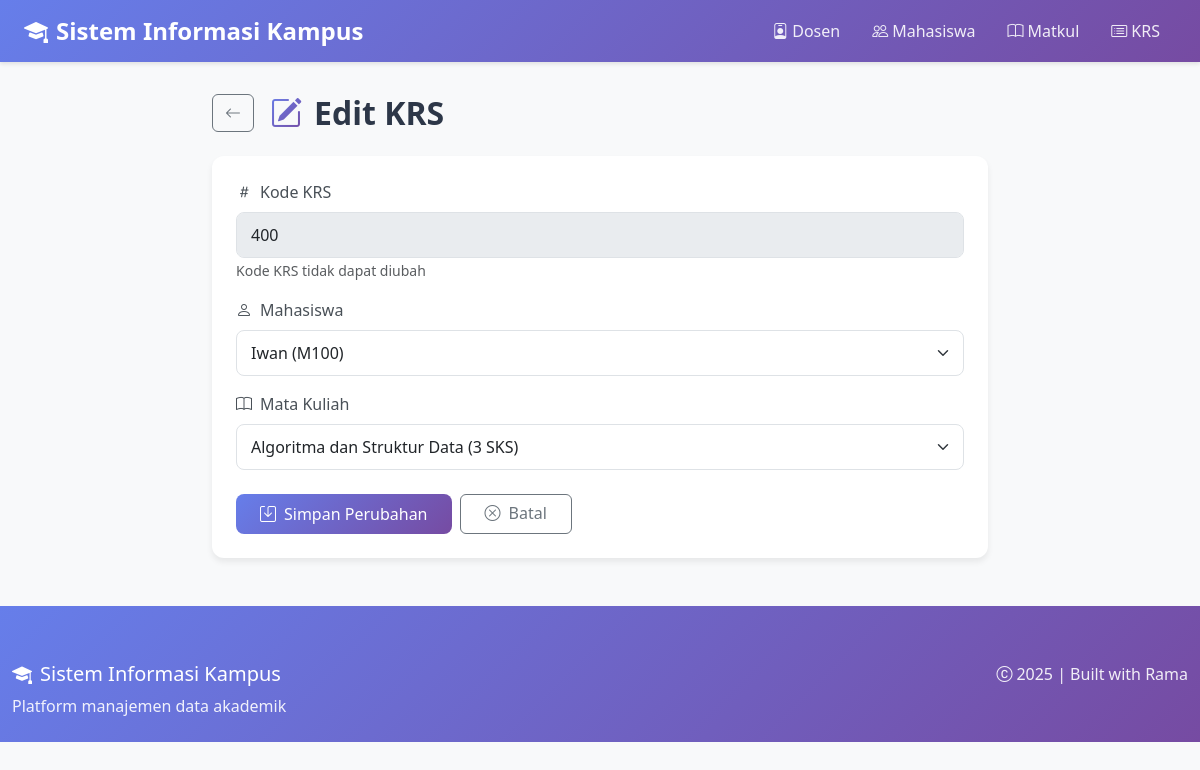
Screenshot of /krs/edit.php?kode=400 with the database file from the repository.
### tables this page shows
CREATE TABLE krs (
    kode INT AUTO_INCREMENT PRIMARY KEY,
    nim VARCHAR(15) NOT NULL,
    kode_matkul VARCHAR(10) NOT NULL,
    FOREIGN KEY (nim) REFERENCES mahasiswa(nim) ON DELETE CASCADE ON UPDATE CASCADE,
    FOREIGN KEY (kode_matkul) REFERENCES matkul(kode_matkul) ON DELETE CASCADE ON UPDATE CASCADE,
    UNIQUE KEY uk_krs_nim_kode (nim, kode_matkul)
);

CREATE TABLE mahasiswa (
    nim VARCHAR(15) PRIMARY KEY,
    nama VARCHAR(255) NOT NULL,
    gender CHAR(1) CHECK (gender IN ('L', 'P')),
    no_hp VARCHAR(15),
    nidn VARCHAR(23),
    FOREIGN KEY (nidn) REFERENCES dosen(nidn) ON DELETE SET NULL ON UPDATE CASCADE
);

CREATE TABLE matkul (
    kode_matkul VARCHAR(10) PRIMARY KEY,
    nama VARCHAR(255) NOT NULL,
    sks INT CHECK (sks > 0)
);

### src/krs/edit.php (the view, shortened to what this page needs)
<?php
require_once __DIR__ . '/../config/db.php';
$kode = $_GET['kode'] ?? null;
$stmt = $pdo->prepare('SELECT * FROM krs WHERE kode = ?');
$stmt->execute([$kode]);
$row = $stmt->fetch();
require_once __DIR__ . '/../header.php';
$mahasiswa = $pdo->query('SELECT nim, nama FROM mahasiswa ORDER BY nama')->fetchAll();
$matkul = $pdo->query('SELECT kode_matkul, nama, sks FROM matkul ORDER BY nama')->fetchAll();
?>
<div class="row justify-content-center">
  <div class="col-lg-8">
    <div class="d-flex align-items-center mb-4">
      <a href="index.php" class="btn btn-outline-secondary me-3">
        <i class="bi bi-arrow-left"></i>
      </a>
      <h2 class="page-title mb-0">
        <i class="bi bi-pencil-square"></i>
        Edit KRS
      </h2>
    </div>
    <div class="card">
      <div class="card-body p-4">
        <form method="post">
          <div class="mb-3">
            <label class="form-label"><i class="bi bi-hash me-2"></i>Kode KRS</label>
            <input class="form-control" value="<?=htmlspecialchars($row['kode'])?>" disabled>
            <small class="text-muted">Kode KRS tidak dapat diubah</small>
          </div>
          <div class="mb-3">
            <label class="form-label"><i class="bi bi-person me-2"></i>Mahasiswa</label>
            <select name="nim" class="form-select" required>
              <?php foreach ($mahasiswa as $m): ?>
                <option value="<?=htmlspecialchars($m['nim'])?>" <?=($row['nim']==$m['nim']?'selected':'')?>><?=htmlspecialchars($m['nama'])?> (<?=htmlspecialchars($m['nim'])?>)</option>
              <?php endforeach; ?>
            </select>
          </div>
          <div class="mb-4">
            <label class="form-label"><i class="bi bi-book me-2"></i>Mata Kuliah</label>
            <select name="kode_matkul" class="form-select" required>
              <?php foreach ($matkul as $t): ?>
                <option value="<?=htmlspecialchars($t['kode_matkul'])?>" <?=($row['kode_matkul']==$t['kode_matkul']?'selected':'')?>><?=htmlspecialchars($t['nama'])?> (<?=htmlspecialchars($t['sks'])?> SKS)</option>
              <?php endforeach; ?>
            </select>
          </div>
          <div class="d-flex gap-2">
            <button class="btn btn-primary px-4">
              <i class="bi bi-save me-2"></i>Simpan Perubahan
            </button>
            <a class="btn btn-outline-secondary px-4" href="index.php">
              <i class="bi bi-x-circle me-2"></i>Batal
            </a>
          </div>
        </form>
      </div>
    </div>
  </div>
</div>
<?php require_once __DIR__ . '/../footer.php'; ?>

### src/header.php (style rules this page uses)
:root { --primary-gradient: linear-gradient(135deg, #667eea 0%, #764ba2 100%); --card-shadow: 0 4px 6px rgba(0,0,0,0.07); --hover-shadow: 0 8px 16px rgba(0,0,0,0.12); }
body { background: #f8f9fa; font-family: 'Segoe UI', Tahoma, Geneva, Verdana, sans-serif; }
.card { border: none; border-radius: 12px; box-shadow: var(--card-shadow); transition: all 0.3s; }
.btn-primary { background: linear-gradient(135deg, #667eea 0%, #764ba2 100%); border: none; border-radius: 8px; padding: 0.5rem 1.25rem; font-weight: 500; transition: all 0.3s; }
.form-label { font-weight: 500; color: #495057; margin-bottom: 0.5rem; }
.form-control, .form-select { border-radius: 8px; border: 1px solid #dee2e6; padding: 0.625rem 0.875rem; transition: all 0.3s; }
.page-title { color: #2d3748; font-weight: 700; margin-bottom: 1.5rem; display: flex; align-items: center; gap: 0.75rem; }
.page-title i { font-size: 2rem; background: var(--primary-gradient); -webkit-background-clip: text; -webkit-text-fill-color: transparent; background-clip: text; }

### rows the page displays
krs: kode "400", nim "Iwan (M100)", kode_matkul "Algoritma dan Struktur Data (3 SKS)"
